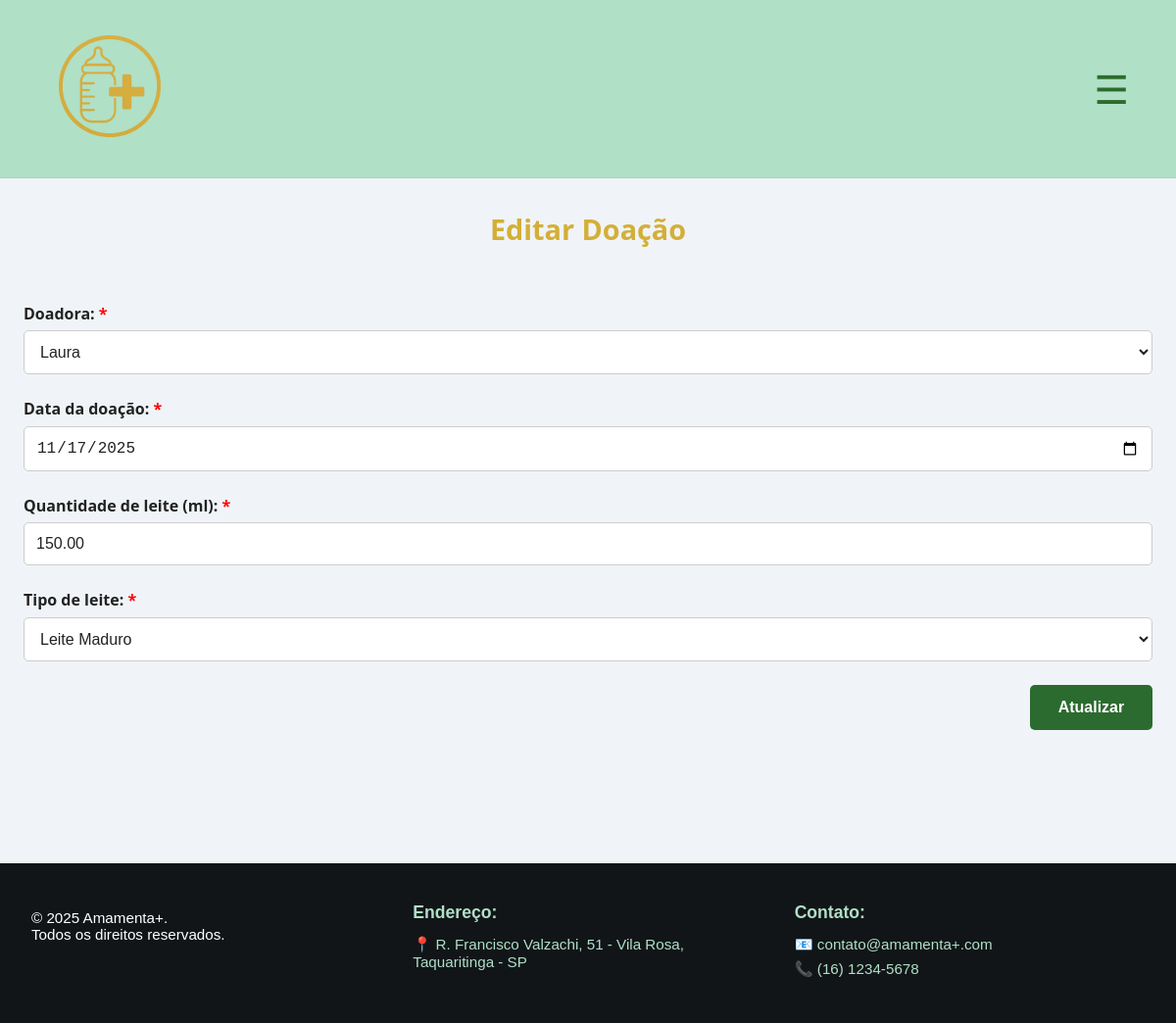
Screenshot of /assets/editar-doacao.php?id=33 (signed in) with the database file from the repository.
### tables this page shows
CREATE TABLE `doacoes` (
  `id` int(11) NOT NULL,
  `doadora_id` int(11) NOT NULL,
  `data_doacao` date NOT NULL,
  `quantidade_ml` decimal(10,2) NOT NULL,
  `tipo_leite` enum('leite_maduro','leite_transicao','leite_colostro','leite_humano_pasteurizado','leite_cru') NOT NULL,
  `criado_em` timestamp NOT NULL DEFAULT current_timestamp()
);

CREATE TABLE `doadoras` (
  `id` int(11) NOT NULL,
  `nome` varchar(150) NOT NULL,
  `cpf` varchar(14) NOT NULL,
  `data_nascimento` date NOT NULL,
  `telefone` varchar(20) NOT NULL,
  `cep` varchar(9) NOT NULL,
  `endereco` varchar(255) NOT NULL,
  `numero` varchar(10) NOT NULL,
  `bairro` varchar(100) NOT NULL,
  `observacoes` text DEFAULT NULL,
  `criado_em` timestamp NOT NULL DEFAULT current_timestamp()
);

### assets/editar-doacao.php (the view, shortened to what this page needs)
<?php
include(__DIR__ . '/processamento/conexao.php');
$id = intval($_GET['id']);
$sql = "SELECT doacoes.*, doadoras.nome AS doadora_nome
        FROM doacoes
        INNER JOIN doadoras ON doacoes.doadora_id = doadoras.id
        WHERE doacoes.id = $id";
$result = $conn->query($sql);
$doacao = $result->fetch_assoc();
?>
<!DOCTYPE html>
<html lang="pt-BR">
<head>
<link rel="stylesheet" href="/SistemaBL/style/style.css">
<link rel="stylesheet" href="/SistemaBL/style/doacao.css">
</head>
<body>
<?php include "header.php"; ?>
<h2>Editar Doação</h2>
<form action="processamento/processa-doacao.php" method="post">
  <div class="form-column">
    <div class="form-group">
      <label class="obrigatorio" for="doadora">Doadora:</label>
      <select id="doadora" name="doadora" required style="width: 100%;">
        <option value="<?= $doacao['doadora_id'] ?>"><?= htmlspecialchars($doacao['doadora_nome']) ?></option>
      </select>
    </div>
    <div class="form-group">
      <label class="obrigatorio" for="datadoacao">Data da doação:</label>
      <input type="date" id="datadoacao" name="datadoacao" value="<?= $doacao['data_doacao'] ?>" required>
    </div>
    <div class="form-group">
      <label class="obrigatorio" for="qtdleite">Quantidade de leite (ml):</label>
      <input type="number" id="qtdleite" name="qtdleite" value="<?= $doacao['quantidade_ml'] ?>" required min="1" step="1">
    </div>
    <div class="form-group">
      <label class="obrigatorio" for="tipo_leite">Tipo de leite:</label>
      <select id="tipo_leite" name="tipo_leite" required>
        <?php
          $tipos = [
            'leite_maduro'=>'Leite Maduro',
            'leite_transicao'=>'Leite de Transição',
            'leite_colostro'=>'Colostro',
            'leite_humano_pasteurizado'=>'Leite Humano Pasteurizado',
            'leite_cru'=>'Leite Cru'
          ];
          foreach($tipos as $key => $label){
            $selected = $doacao['tipo_leite'] == $key ? 'selected' : '';
            echo "<option value='$key' $selected>$label</option>";
          }
        ?>
      </select>
    </div>
  </div>
  <input type="submit" value="Atualizar">
</form>
<?php include "footer.php"; ?>
</body>
</html>

### style/style.css (style rules this page uses)
:root { --cor-fundo-pagina: #f0f4f8; --cor-fundo-form: #ffffff; --cor-texto: #222222; --cor-borda-input: #cccccc; --cor-botao: #2e7d32; --cor-botao-hover: #388e3c; --dourado: rgb(212, 175, 55); --verde-menta: rgb(176, 224, 198); }
* { margin: 0; padding: 0; box-sizing: border-box; }
body { font-family: 'Segoe UI', Tahoma, Geneva, Verdana, sans-serif; background-color: var(--cor-fundo-pagina); color: var(--cor-texto); padding: 0; margin: 0; height: 100%; display: flex; flex-direction: column; }
h2 { text-align: center; color: var(--dourado); margin-bottom: 2rem; font-size: 1.8rem; margin-top: 0; padding-top: 1rem; }
form { padding: 1.5rem; border-radius: 10px; width: 100%; display: flex; flex-direction: column; gap: 1.5rem; margin-bottom: 3rem; }
.form-group { display: flex; flex-direction: column; }
label { font-weight: 600; color: var(--cor-texto); margin-bottom: 0.4rem; font-size: 1rem; }
input, textarea, select { padding: 0.75rem; border: 1px solid var(--cor-borda-input); border-radius: 5px; font-size: 1rem; width: 100%; background-color: #fff; color: var(--cor-texto); transition: border-color 0.2s ease-in-out; }
input[type='submit'] { background-color: var(--cor-botao); color: white; font-weight: bold; border: none; padding: 0.9rem 1.8rem; border-radius: 5px; cursor: pointer; font-size: 1rem; transition: background-color 0.3s ease, transform 0.2s ease; width: fit-content; align-self: flex-end; }
.obrigatorio::after { content: " *"; color: red; }

### style/doacao.css (style rules this page uses)
.form-column { display: flex; flex-direction: column; gap: 1.5rem; }
.form-column input, .form-column textarea, .form-column select { padding: 0.75rem; border: 1px solid #cccccc; border-radius: 5px; font-size: 1rem; width: 100%; background-color: #fff; color: #222222; transition: border-color 0.2s ease-in-out; }
.form-column .obrigatorio::after { content: " *"; color: red; }

### style/header.css (style rules this page uses)
:root { --dourado-principal: rgb(212, 175, 55); --verde-menta-suave: rgb(176, 224, 198); --verde-escuro: rgb(44, 107, 47); --preto: rgb(0, 0, 0); --laranja: rgb(255, 112, 67); --amarelo-claro: rgb(255, 215, 0); --cinza220: rgb(220, 220, 220); }
html, body { margin: 0; padding: 0; width: 100%; overflow-x: hidden; }

### style/footer.css (style rules this page uses)
:root { --dourado: rgb(212, 175, 55); --verde-menta-suave: rgb(176, 224, 198); --verde-escuro: rgb(44, 107, 47); --cor-fundo-pagina: #f0f4f8; --cor-texto: #222; --cor-input-border: #ccc; --cor-input-focus: var(--verde-escuro); --cor-botao: var(--verde-escuro); --cor-botao-hover: #2e7d32; --footer-bg: #121518; --footer-text: #ffffff; --footer-link: var(--verde-menta-suave); --footer-link-hover: var(--dourado); }

### rows the page displays
doacoes: doadora "Laura", datadoacao "11/17/2025", qtdleite "150.00"

### other values shown
form field tipo_leite "Leite Maduro"
